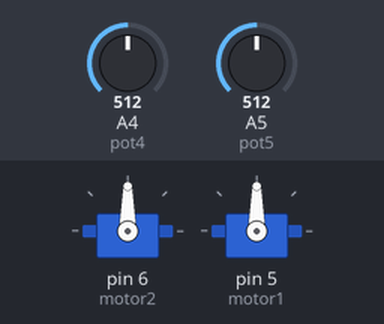
Simulated run of this sketch. Board: Arduino Uno, built with avr-gcc and run on an emulated ATmega328P. On the bench: 2 × servo. The test bench sets the inputs (shaded band); at power-on: A4 (pot4) = 512, A5 (pot5) = 512.

Above: at 1.2 s.
1.3 s: A4 (pot4) set to 716
At 1.6 s:
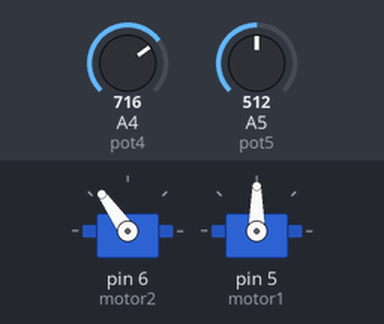
2.8 s: A5 (pot5) set to 716
At 3.9 s:
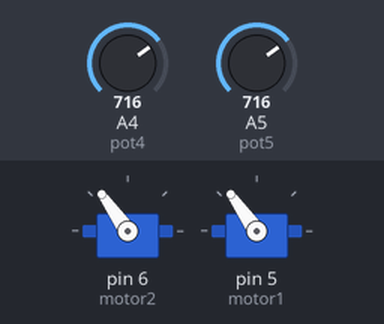
4.3 s: A4 (pot4) set to 900
At 5.1 s:
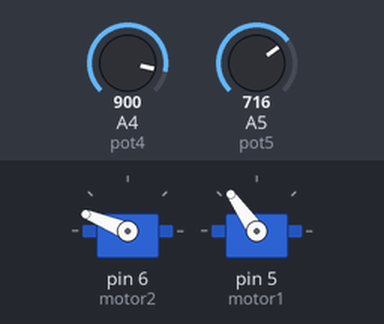
5.8 s: A5 (pot5) set to 900
At 6.2 s:
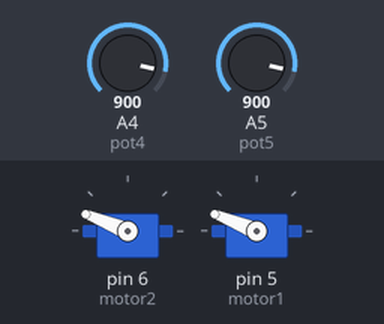
7.3 s: A4 (pot4) set to 1023
At 8.5 s:
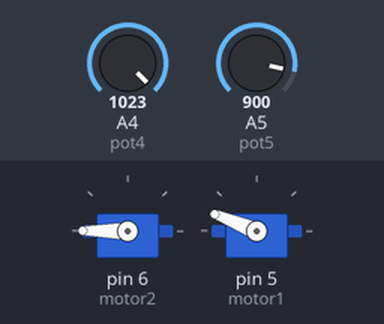
8.8 s: A5 (pot5) set to 1023
At 9.7 s:
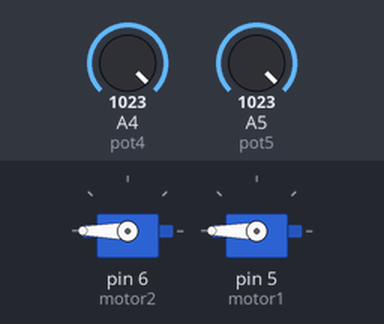
Timing chart, 0 to 11.3 s (numbered marks = the images above; inputs shaded):
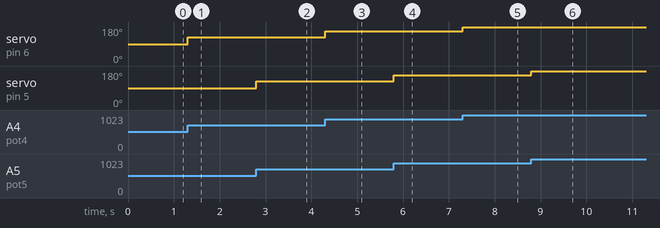

Measured:
- after the input at 1.3 s, servo on pin 6 (motor2): 90° → 125° at once
- after the input at 2.8 s, servo on pin 5 (motor1): 90° → 125° at once
- after the input at 4.3 s, servo on pin 6 (motor2): 125° → 158° at once
- after the input at 5.8 s, servo on pin 5 (motor1): 125° → 158° at once
- after the input at 7.3 s, servo on pin 6 (motor2): 158° → 180° at once
- after the input at 8.8 s, servo on pin 5 (motor1): 158° → 180° at once

The sketch:

prueba1_seesaw_031219.ino
```cpp
#include <Servo.h>


int pot4 = A4;  //POTENCIOMETRO A4
int pot5 = A5;  //POTENCIOMETRO A5
int motor1 = 5;  //MOTOR 1
int motor2 = 6;  //MOTOR 2
int acel0;
int acel1;

Servo ESC0;
Servo ESC1;

void setup() {
   ESC0.attach(motor2, 1000, 1200);
   ESC1.attach(motor1, 1000, 1200);

  Serial.begin(115200);
}

void loop() {
  acel0 = analogRead(pot4);
  acel1 = analogRead(pot5);

  acel0 = map(acel0,0,1023,0,180);
  acel1 = map(acel1,0,1023,0,180);

 ESC0.write(acel0);
  ESC1.write(acel1);

// Serial.println(acel);
 }
```
